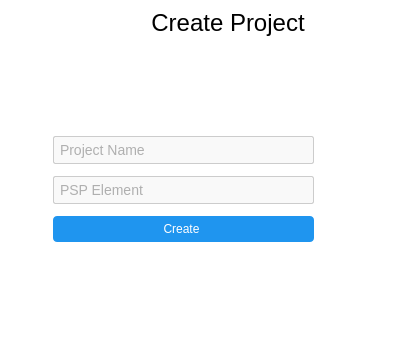
<?xml version="1.0" encoding="UTF-8"?>
<ui version="4.0">
 <class>Dialog</class>
 <widget class="QDialog" name="Dialog">
  <property name="geometry">
   <rect>
    <x>0</x>
    <y>0</y>
    <width>397</width>
    <height>337</height>
   </rect>
  </property>
  <property name="windowTitle">
   <string>Dialog</string>
  </property>
  <property name="styleSheet">
   <string notr="true">background-color: rgb(255, 255, 255);</string>
  </property>
  <widget class="QWidget" name="widget" native="true">
   <property name="geometry">
    <rect>
     <x>9</x>
     <y>9</y>
     <width>379</width>
     <height>319</height>
    </rect>
   </property>
   <property name="styleSheet">
    <string notr="true">QLineEdit{
color: #666;
font-size: 14px;
padding: 4px;
border: 1px solid #ccc;
border-radius: 2px;
background-color: #f9f9f9;
}
QLineEdit:focus {
            border: 1px solid #0078d4;
            background-color: #fff;
        }

</string>
   </property>
   <widget class="QWidget" name="">
    <layout class="QHBoxLayout" name="horizontalLayout_4">
     <property name="leftMargin">
      <number>4</number>
     </property>
     <item>
      <spacer name="horizontalSpacer_6">
       <property name="orientation">
        <enum>Qt::Horizontal</enum>
       </property>
       <property name="sizeHint" stdset="0">
        <size>
         <width>138</width>
         <height>20</height>
        </size>
       </property>
      </spacer>
     </item>
     <item>
      <widget class="QLabel" name="label">
       <property name="font">
        <font>
         <pointsize>18</pointsize>
        </font>
       </property>
       <property name="text">
        <string>Create Project</string>
       </property>
       <property name="alignment">
        <set>Qt::AlignCenter</set>
       </property>
       <property name="margin">
        <number>2</number>
       </property>
      </widget>
     </item>
     <item>
      <spacer name="horizontalSpacer_7">
       <property name="orientation">
        <enum>Qt::Horizontal</enum>
       </property>
       <property name="sizeHint" stdset="0">
        <size>
         <width>118</width>
         <height>20</height>
        </size>
       </property>
      </spacer>
     </item>
     <item>
      <widget class="QPushButton" name="pushButton_4">
       <property name="minimumSize">
        <size>
         <width>20</width>
         <height>20</height>
        </size>
       </property>
       <property name="maximumSize">
        <size>
         <width>20</width>
         <height>20</height>
        </size>
       </property>
       <property name="cursor">
        <cursorShape>PointingHandCursor</cursorShape>
       </property>
       <property name="styleSheet">
        <string notr="true">border:none;</string>
       </property>
       <property name="text">
        <string/>
       </property>
       <property name="icon">
        <iconset resource="login_resources.qrc">
         <normaloff>:/icons/Close Symbol.png</normaloff>:/icons/Close Symbol.png</iconset>
       </property>
       <property name="iconSize">
        <size>
         <width>30</width>
         <height>30</height>
        </size>
       </property>
       <property name="checkable">
        <bool>true</bool>
       </property>
      </widget>
     </item>
    </layout>
   </widget>
   <widget class="QWidget" name="">
    <property name="geometry">
     <rect>
      <x>44</x>
      <y>127</y>
      <width>261</width>
      <height>106</height>
     </rect>
    </property>
    <layout class="QVBoxLayout" name="verticalLayout_2">
     <property name="spacing">
      <number>12</number>
     </property>
     <item>
      <layout class="QVBoxLayout" name="verticalLayout">
       <item>
        <widget class="QLineEdit" name="lineEdit">
         <property name="placeholderText">
          <string>Project Name</string>
         </property>
        </widget>
       </item>
       <item>
        <widget class="QLineEdit" name="lineEdit_2">
         <property name="placeholderText">
          <string>PSP Element</string>
         </property>
        </widget>
       </item>
      </layout>
     </item>
     <item>
      <widget class="QPushButton" name="pushButton_2">
       <property name="cursor">
        <cursorShape>PointingHandCursor</cursorShape>
       </property>
       <property name="styleSheet">
        <string notr="true">QPushButton{
border:none;
border-radius:4px;
padding:6px;
padding-left-10px;
padding-right:10px;
background-color: rgb(31, 149, 239);
color:white;





}
QPushButton:hover{
background-color:#1668a7;






}</string>
       </property>
       <property name="text">
        <string>Create</string>
       </property>
      </widget>
     </item>
    </layout>
   </widget>
  </widget>
 </widget>
 <resources>
  <include location="login_resources.qrc"/>
 </resources>
 <connections/>
</ui>
